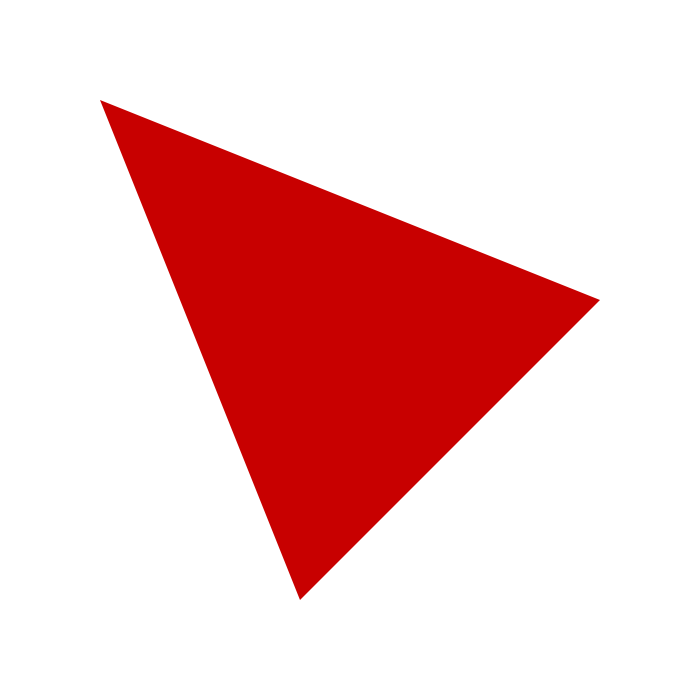
Frame 1 (no input)
Frame 60 (the mouse pressed at the canvas centre just before this capture): identical to frame 1, image omitted
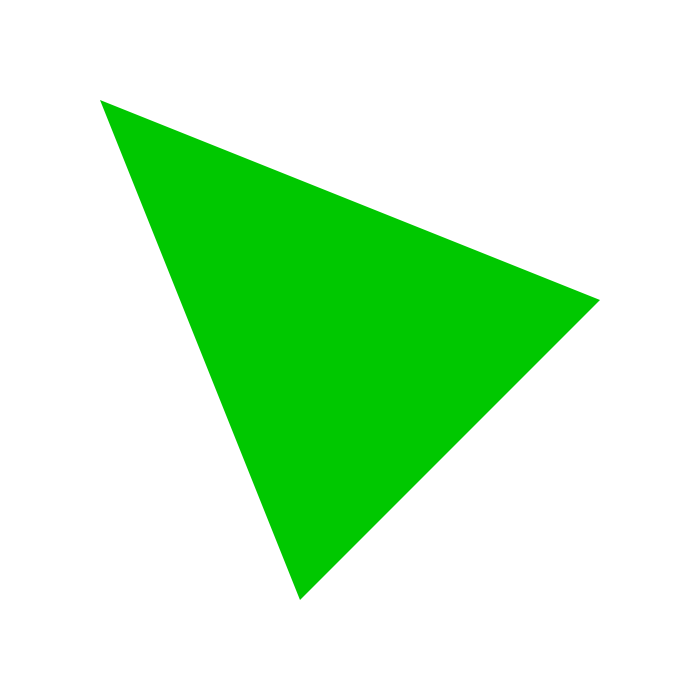
Frame 120 (the mouse held since frame 60 and released just before this capture)

The Processing sketch that drew these frames (run headless with seeded random() and noise(); from frame 60 on, the mouse is pressed at the canvas centre):

// Processing sketch: PointInTriangle
// ── PointInTriangle.pde

/*

 Point In Triangle by Amnon Owed (April 2013)
 https://github.com/AmnonOwed
 http://vimeo.com/amnon

 Check if point P is in triangle ABC.

 Source: http://www.blackpawn.com/texts/pointinpoly/

 Built with Processing 1.5.1

*/

PVector a, b, c, p;

void setup() {
  size(700, 700);
  a = new PVector(100, 100);
  b = new PVector(600, 300);
  c = new PVector(300, 600);
  p = new PVector();
  noStroke();
  smooth();
}

void draw() {
  background(255);
  p.set(mouseX, mouseY, 0);
  if ( pointInTriangle(p, a, b, c) ) {
    fill(0, 200, 0);
  } else {
    fill(200, 0, 0);
  }
  triangle(a.x, a.y, b.x, b.y, c.x, c.y);
}

boolean pointInTriangle(PVector P, PVector A, PVector B, PVector C) {

  // Compute vectors        
  PVector v0 = PVector.sub(C, A);
  PVector v1 = PVector.sub(B, A);
  PVector v2 = PVector.sub(P, A);

  // Compute dot products
  float dot00 = PVector.dot(v0, v0);
  float dot01 = PVector.dot(v0, v1);
  float dot02 = PVector.dot(v0, v2);
  float dot11 = PVector.dot(v1, v1);
  float dot12 = PVector.dot(v1, v2);

  // Compute barycentric coordinates
  float invDenom = 1 / (dot00 * dot11 - dot01 * dot01);
  float u = (dot11 * dot02 - dot01 * dot12) * invDenom;
  float v = (dot00 * dot12 - dot01 * dot02) * invDenom;

  // Check if point is in triangle
  return (u >= 0) && (v >= 0) && (u + v < 1);
}
